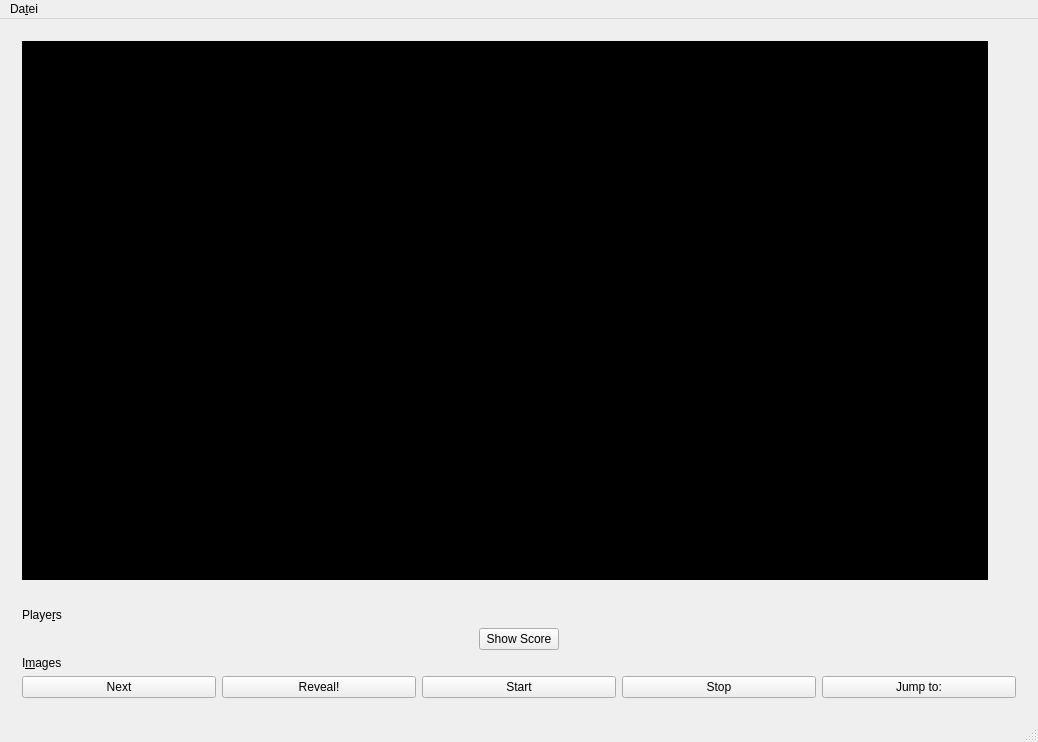
<?xml version="1.0" encoding="UTF-8"?>
<ui version="4.0">
 <class>GuessWho</class>
 <widget class="QMainWindow" name="GuessWho">
  <property name="geometry">
   <rect>
    <x>0</x>
    <y>0</y>
    <width>1038</width>
    <height>742</height>
   </rect>
  </property>
  <property name="windowTitle">
   <string>GuessWho</string>
  </property>
  <widget class="QWidget" name="centralWidget">
   <property name="enabled">
    <bool>true</bool>
   </property>
   <layout class="QVBoxLayout" name="centralWidgetLayout">
    <item>
     <layout class="QHBoxLayout" name="imageLayout">
      <item>
       <widget class="QScrollArea" name="scrollArea">
        <property name="frameShape">
         <enum>QFrame::NoFrame</enum>
        </property>
        <property name="widgetResizable">
         <bool>true</bool>
        </property>
        <widget class="QWidget" name="scrollAreaWidgetContents">
         <property name="geometry">
          <rect>
           <x>0</x>
           <y>0</y>
           <width>1006</width>
           <height>531</height>
          </rect>
         </property>
         <layout class="QHBoxLayout" name="scrollAreaLayout">
          <item>
           <widget class="QLabel" name="imageLabel">
            <property name="styleSheet">
             <string notr="true">QLabel {background-color : black;}</string>
            </property>
            <property name="text">
             <string/>
            </property>
            <property name="alignment">
             <set>Qt::AlignCenter</set>
            </property>
           </widget>
          </item>
         </layout>
        </widget>
       </widget>
      </item>
      <item>
       <widget class="QWidget" name="infoWidget" native="true">
        <layout class="QVBoxLayout" name="infoLayout"/>
       </widget>
      </item>
     </layout>
    </item>
    <item>
     <widget class="QWidget" name="controlWidget" native="true">
      <layout class="QVBoxLayout" name="controlLayout">
       <item>
        <widget class="QLabel" name="playersLabel">
         <property name="text">
          <string>Playe&amp;rs</string>
         </property>
         <property name="buddy">
          <cstring>showScoreButton</cstring>
         </property>
        </widget>
       </item>
       <item>
        <layout class="QHBoxLayout" name="playerButtons">
         <item>
          <widget class="QPushButton" name="showScoreButton">
           <property name="sizePolicy">
            <sizepolicy hsizetype="Fixed" vsizetype="Fixed">
             <horstretch>0</horstretch>
             <verstretch>0</verstretch>
            </sizepolicy>
           </property>
           <property name="text">
            <string>Show Score</string>
           </property>
           <property name="checkable">
            <bool>true</bool>
           </property>
          </widget>
         </item>
        </layout>
       </item>
       <item>
        <widget class="QLabel" name="imagesLabel">
         <property name="text">
          <string>I&amp;mages</string>
         </property>
         <property name="buddy">
          <cstring>nextButton</cstring>
         </property>
        </widget>
       </item>
       <item>
        <layout class="QHBoxLayout" name="imageButtons">
         <item>
          <widget class="QPushButton" name="nextButton">
           <property name="text">
            <string>Next</string>
           </property>
          </widget>
         </item>
         <item>
          <widget class="QPushButton" name="revealButton">
           <property name="text">
            <string>Reveal!</string>
           </property>
          </widget>
         </item>
         <item>
          <widget class="QPushButton" name="startButton">
           <property name="text">
            <string>Start</string>
           </property>
          </widget>
         </item>
         <item>
          <widget class="QPushButton" name="stopButton">
           <property name="text">
            <string>Stop</string>
           </property>
          </widget>
         </item>
         <item>
          <widget class="QPushButton" name="jumpToButton">
           <property name="text">
            <string>Jump to:</string>
           </property>
          </widget>
         </item>
        </layout>
       </item>
      </layout>
     </widget>
    </item>
   </layout>
  </widget>
  <widget class="QMenuBar" name="menuBar">
   <property name="geometry">
    <rect>
     <x>0</x>
     <y>0</y>
     <width>1038</width>
     <height>30</height>
    </rect>
   </property>
   <widget class="QMenu" name="menuDatei">
    <property name="title">
     <string>Da&amp;tei</string>
    </property>
    <addaction name="actionNewGame"/>
    <addaction name="actionSettings"/>
    <addaction name="actionToggleControls"/>
   </widget>
   <addaction name="menuDatei"/>
  </widget>
  <widget class="QStatusBar" name="statusBar"/>
  <action name="actionNewGame">
   <property name="text">
    <string>&amp;New Game</string>
   </property>
  </action>
  <action name="actionSettings">
   <property name="text">
    <string>&amp;Settings</string>
   </property>
  </action>
  <action name="actionFullscreen">
   <property name="text">
    <string>&amp;Fullscreen</string>
   </property>
  </action>
  <action name="actionToggleControls">
   <property name="checkable">
    <bool>true</bool>
   </property>
   <property name="text">
    <string>&amp;Toggle Controls</string>
   </property>
  </action>
 </widget>
 <layoutdefault spacing="6" margin="11"/>
 <resources/>
 <connections/>
</ui>
